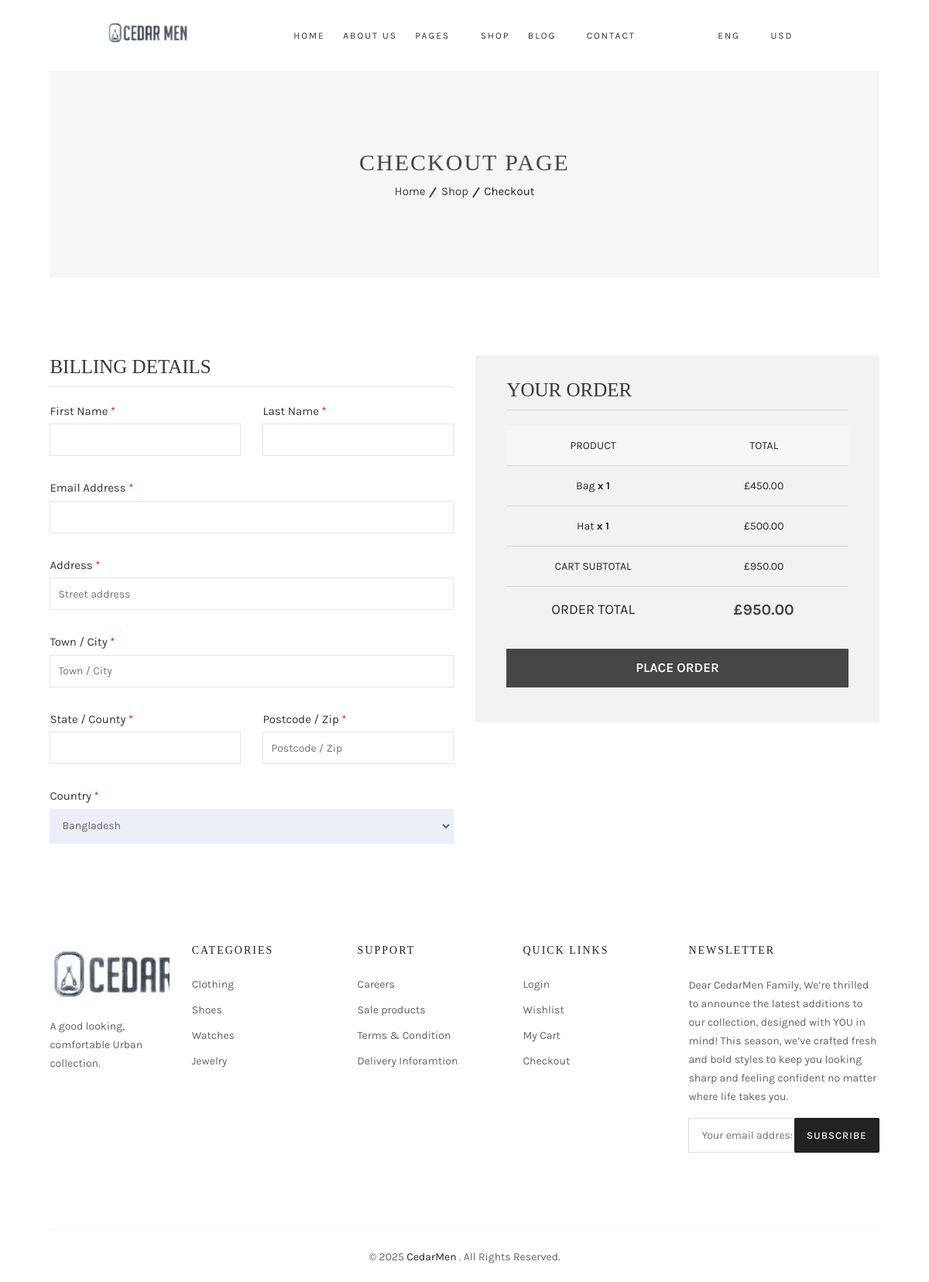
The page /ecommerce/checkout/ (signed in) on the database as committed earlier.
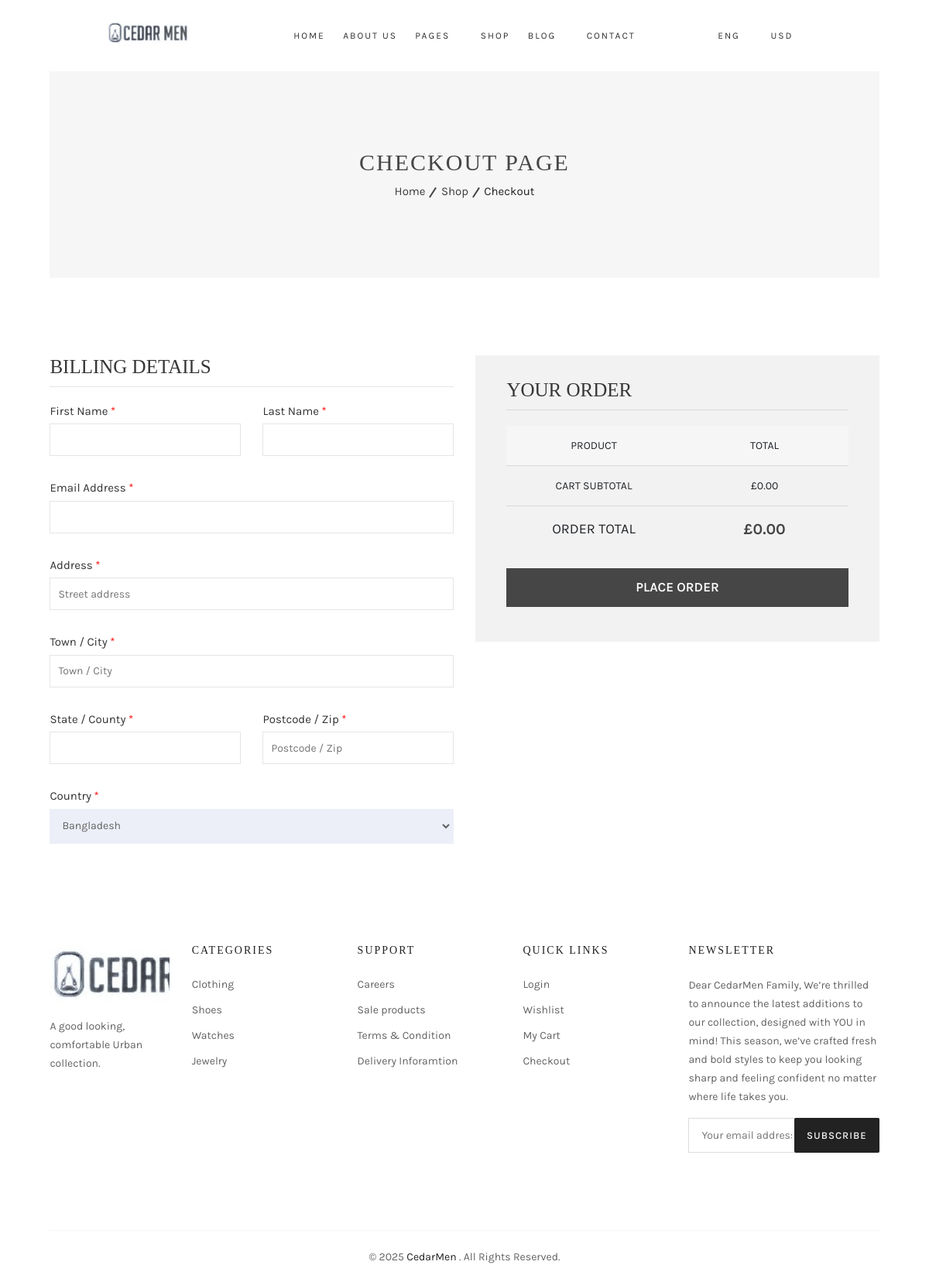
The same page on the database as committed later.
### cart/models.py (models this page shows, shortened)
class CartItem(models.Model):
    cart = models.ForeignKey(Cart, on_delete=models.CASCADE, related_name='items')
    product = models.ForeignKey(Product, on_delete=models.CASCADE)
    quantity = models.PositiveIntegerField(default=1)
    color = models.ForeignKey(Color, on_delete=models.SET_NULL, blank=True, null=True)
    size = models.ForeignKey(Size, on_delete=models.SET_NULL, blank=True, null=True)
    def subtotal(self):
        return self.product.price * self.quantity

class Cart(models.Model):
    user = models.ForeignKey(
        settings.AUTH_USER_MODEL,
        on_delete=models.CASCADE,
        blank=True,
        null=True
    )
    session_key = models.CharField(max_length=40, blank=True, null=True)
    created_at = models.DateTimeField(auto_now_add=True)
    updated_at = models.DateTimeField(auto_now=True)
    def total_price(self):
        return sum(item.subtotal() for item in self.items.all())

### ecommerce/models.py (models this page shows, shortened)
class Product(models.Model):
    name = models.CharField(max_length=255)
    price = models.DecimalField(max_digits=10, decimal_places=2)
    slug = models.SlugField(max_length=255, unique=True, blank=True)
    old_price = models.DecimalField(max_digits=10, decimal_places=2, blank=True, null=True)
    category = models.ForeignKey('Category', on_delete=models.SET_NULL, null=True, blank=True, default=1)
    stock = models.IntegerField()
    colors = models.ManyToManyField(Color, blank=True)
    image = models.ImageField(upload_to='products/')
    product_cart = models.BooleanField(default=False)
    sizes = models.ManyToManyField(Size, blank=True)
    description = models.TextField(blank=True, null=True)
    more_info = models.TextField(blank=True, null=True)
    composition = models.CharField(max_length=255, blank=True, null=True)
    style = models.CharField(max_length=255, blank=True, null=True)
    properties = models.CharField(max_length=255, blank=True, null=True)
    created_at = models.DateTimeField(default=timezone.now)

### ecommerce/views.py (the view)
# urls.py: path('ecommerce/checkout/', checkout, name='checkout'),
@login_required(login_url='login')
def checkout(request):
    return render(request, 'checkout.html')

### cart/context_processors.py (called while the page is built)
def cart_summary(request):
    return {
        'cart': get_cart(request)
    }

### cart/utils.py (called while the page is built)
def get_cart(request):
    if request.user.is_authenticated:
        cart, created = Cart.objects.get_or_create(user=request.user)
    else:
        session_key = request.session.session_key
        if not session_key:
            request.session.create()
            session_key = request.session.session_key
        cart, created = Cart.objects.get_or_create(session_key=session_key)
    return cart

### templates/checkout.html (shortened to what the changed rows need)
{% extends 'base.html' %}
{% load static %}
{% block content %}
            <div class="breadcrumb-area">
                <div class="container-fluid text-center">
                    <div class="breadcrumb-stye gray-bg ptb-100">
                        <h2 class="page-title">checkout page</h2>
                    </div>
                </div>
            </div>
            <div class="checkout-area ptb-100">
                <div class="container-fluid">
                    <form action="{% url 'checkout' %}" method="post">
                        <div class="row">
                            <div class="col-xl-6 col-lg-6">
                                <div class="your-order">
                                    <div class="your-order-table table-responsive">
                                        <table>
                                            <thead>
                                                <tr>
                                                    <th class="product-name">Product</th>
                                                    <th class="product-total">Total</th>
                                                </tr>
                                            </thead>
                                            <tbody>
                                                {% for item in cart.items.all %}
                                                <tr class="cart_item">
                                                    <td class="product-name">
                                                        {{ item.product.name }} <strong class="product-quantity"> x {{ item.quantity }}</strong>
                                                    </td>
                                                    <td class="product-total">
                                                        <span class="amount">£{{ item.subtotal|floatformat:2 }}</span>
                                                    </td>
                                                </tr>
                                                {% endfor %}
                                            </tbody>
                                            <tfoot>
                                                <tr class="cart-subtotal">
                                                    <th>Cart Subtotal</th>
                                                    <td><span class="amount">£{{ cart.total_price|floatformat:2 }}</span></td>
                                                </tr>
                                                <tr class="order-total">
                                                    <th>Order Total</th>
                                                    <td><strong><span class="amount">£{{ cart.total_price|floatformat:2 }}</span></strong></td>
                                                </tr>
                                            </tfoot>
                                        </table>
                                    </div>
                                </div>
                            </div>
                        </div>
                    </form>
                </div>
            </div>
{% endblock %}

Rows that differ between the two databases and show on the page:
removed CartItem: product.name "Bag", quantity "1", subtotal "450.00"
removed CartItem: product.name "Hat", quantity "1", subtotal "500.00"
removed Cart: total_price "950.00"
now on this page (row edited): Cart: total_price "0.00"
